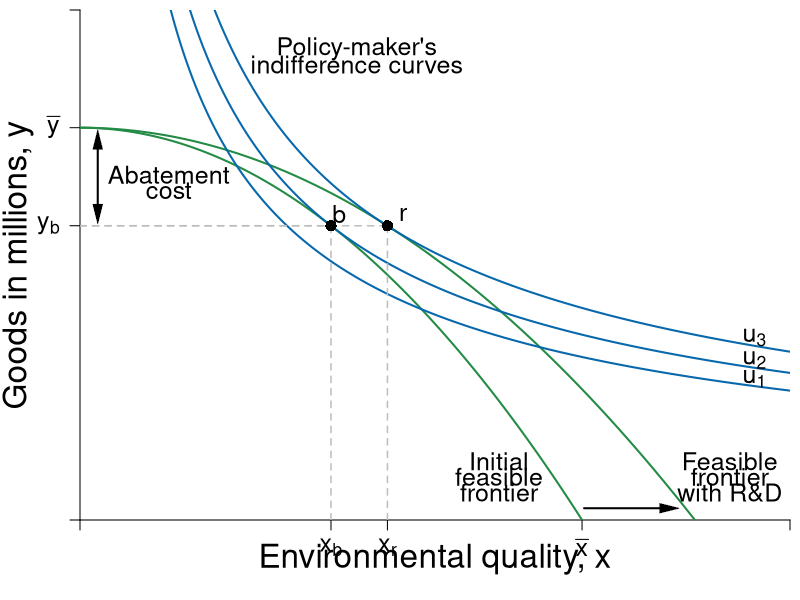

Recreate this plot in R.
#Graph Designer: Simon Halliday & Riley Boeth '17 & Madeleine Wettach '20
#Authors: Bowles, Foley and Halliday
#Title: Microeconomics: Competition, Conflict and Coordination

library(shape)
pdf(file = "constrained_optimization/indiff_feasible_environ_rd.pdf", width = 8, height = 8)

#Set parameters for graphics
pointsize <- 1.8
axislabelsize <- 2
labelsize <- 1.5
namesize <- 1.8
annotatesize <- 1.5
graphlinewidth <- 2
segmentlinewidth <- 1.5

COL <- c("#7fc97f", "#beaed4", "#fdc086", "#ffff99", "#386cb0", "#f0027f", "#bf5b17", "#666666")
COLA <- c("#e0f3db", "#99d8c9","#66c2a4","#41ae76", "#238b45", "#005824")
COLB <- c("#4eb3d3", "#2b8cbe", "#0868ac","#084081")

#Edited the margins to cater for the larger LHS labels
par(mar =  c(4, 4, 0.5, 0.5))

#Feasibility frontier equation and new feasbility frontier equation with R&D

ppf <- function(x, y) {
  100-((x^2)/2)
}

ppf_rd <- function(x, y) {
  100-((x^2)/3)
}

#change alpha to .4

uFn <- function(x, y, alpha = 0.4){
  (x^alpha)*(y^(1-alpha))
}

#Add limits on axes and levels of utility for each indifference curve

ylims <- c(0, 130)
xlims <- c(0, 20)

npts <- 501 
x <- seq(xlims[1], xlims[2], length.out = npts)
y <- seq(ylims[1], ylims[2], length.out = npts) 

a <- c(27, 29.16, 31.616) #alpha = 0.4

plot(0, 0, xlim = xlims, ylim = ylims, type = "n",
     xlab = expression(paste("")),
     ylab = expression(paste("")), 
     xaxt = "n", 
     yaxt = "n", 
     cex.lab = axislabelsize, 
     bty = "n", 
     xaxs="i", 
     yaxs="i"
)

#x and y limits and ticks 

# ticksx <- seq(from = 0, to = xlims[2], by = 1)
# xlabels <- seq(from = 0, to = xlims[2], by = 1)
# ticksy <- seq(from = 0, to = ylims[2], by = 10)
# ylabels <- seq(from = 0, to = ylims[2], by = 10)

ticksx <- c(xlims[1], 7.07, 8.66, 14.14214, xlims[2])
xlabels <- c(NA, expression(paste(x[b])), expression(paste(x[r])), expression(paste(bar(x))), NA)
ticksy <- c(ylims[1], ppf(x = 7.07), 100, ylims[2])
ylabels <- c(NA, expression(paste(y[b])), expression(paste(bar(y))), NA)

axis(1, at = ticksx, pos = 0, labels = xlabels, cex.axis = labelsize)
axis(2, at = ticksy, pos = 0, labels = ylabels, las = 1, cex.axis = labelsize)

npts <- 500 
xx1 <- seq(xlims[1], xlims[2], length.out = npts)
xx2 <- seq(0, xlims[2], length.out = npts)
xx3 <- seq(xlims[1], 0, length.out = npts)
xx4 <- seq(-11, 0, length.out = npts)

Arrows(0.5, 78, 0.5, 97, col = "black", lty = 1, lwd = 2, code = 3, arr.type = "triangle", arr.lwd = 0.5)
text(2.5, 88, expression("Abatement"), cex = labelsize)
text(2.5, 84, expression("cost"), cex = labelsize)

#Draw the feasibility frontiers
lines(xx1, ppf(xx1, y), col = COLA[5], lwd = graphlinewidth)
lines(xx1, ppf_rd(xx1, y), col = COLA[5], lwd = graphlinewidth)

#Label the feasibility frontier frontier
text(11.8, 15, expression("Initial"), cex = labelsize)
text(11.8, 11, expression("feasible"), cex = labelsize)
text(11.8, 7, expression("frontier"), cex = labelsize)


#Label the feasibility frontier with R&D frontier
text(18.3, 15, expression("Feasible"), cex = labelsize)
text(18.3, 11, expression("frontier"), cex = labelsize)
text(18.3, 7, expression("with R&D"), cex = labelsize)
Arrows(14.2, 3, 16.6, 3, col = "black", lty = 1, lwd = 2, arr.type = "triangle", arr.lwd = 0.5)

contour(x, y, 
        outer(x, y, uFn),
        drawlabels = FALSE,
        col = COLB[3],
        lwd = graphlinewidth,
        levels = a, 
        xaxs="i", 
        yaxs="i", 
        add = TRUE)

#Axis labels
#mtext(expression(paste("Environmental quality, ", x)), side = 1, line = 2.5, cex = axislabelsize)
text(0.5*xlims[2], -10, expression(paste("Environmental quality, ", x)), xpd = TRUE, cex = axislabelsize) 
text(-1.75, 0.5*ylims[2], expression(paste("Goods in millions, ", y)), xpd = TRUE, cex = axislabelsize, srt = 90) 

#Label the indifference curves generally
text(7.8, 120, expression("Policy-maker's"), cex = labelsize)
text(7.8, 116, expression("indifference curves"), cex = labelsize)

#Label the indifference curves and place labels properly
text(19, 36, expression(u[1]), cex = labelsize)
text(19, 40.8, expression(u[2]), cex = labelsize)
text(19, 46.5, expression(u[3]), cex = labelsize)

#Annotate max u point on feasibility with r&D frontier
text(9.1, ppf_rd(8.66) + 3, expression(paste(r)), cex = labelsize)
segments(8.66, 0, 8.66, ppf_rd(x = 8.66), lty = 2, col = "gray", lwd = segmentlinewidth)
segments(0, ppf_rd(x = 8.66), 8.66, ppf_rd(x = 8.66), lty = 2, col = "gray", lwd = segmentlinewidth)
points(8.66, ppf_rd(x = 8.66), pch = 16, col = "black", cex = 1.5)

#Annotate max u point on feasibility frontier
text(7.3, ppf(7.07) + 3, expression(paste(b)), cex = labelsize)
segments(7.07, 0, 7.07, ppf(x = 7.07), lty = 2, col = "gray", lwd = segmentlinewidth)
segments(0, ppf(x = 7.07), 7.07, ppf(x = 7.07), lty = 2, col = "gray", lwd = segmentlinewidth)
points(7.07, ppf(x = 7.07), pch = 16, col = "black", cex = 1.5)

#Added arrow for abatement costs and labeled the arrow as such
#arrows(.2, 75, .2, 100, length = 0.1, angle = 30, code = 3, col = par("fg"), lty = par("lty"),   lwd = par("lwd"))
#text(1.71, 88, expression(paste("Abatement")), cex = labelsize)
#text(1.05, 84, expression(paste("Costs")), cex = labelsize)


dev.off()
